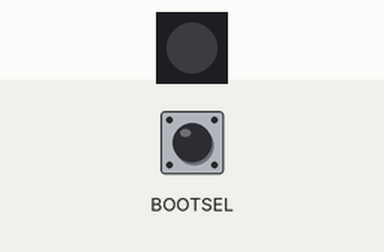
A sketch run on a simulated Raspberry Pi Pico. Parts: 1 RGB LEDs in strip order, left to right. The inputs (shaded band) are chosen by the test bench; at power-on: BOOTSEL HIGH. Dim RGB values are drawn brighter than linear; EEPROM starts erased; USB keyboard and mouse output is not drawn; what the sketch prints to the serial monitor is not drawn.

Above: at 1.2 s.
1.3 s: BOOTSEL pulled LOW for 0.15 s
At 1.6 s:
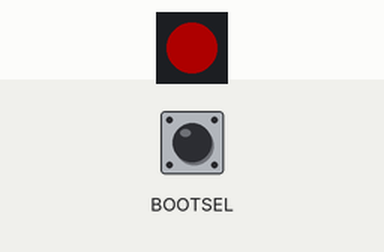
3.2 s: BOOTSEL pulled LOW for 3.2 s
At 4.36 s:
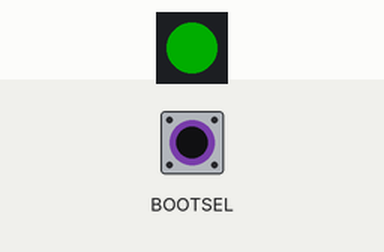
Timing chart, 0 to 6.2 s (numbered marks = the images above; inputs shaded):
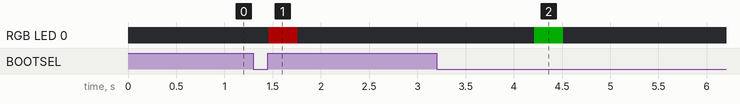

Measured:
- after the input at 1.3 s, RGB LED 0: off → RGB(50, 0, 0) after 0.16 s, → off 0.30 s later
- after the input at 3.2 s, RGB LED 0: off → RGB(0, 50, 0) after 1.0 s, → off 0.30 s later

The sketch:

litekey_v1.ino
```cpp
/*
 * RP2040 Zero Dual-Mode Password Keyboard
 * - Short press BOOT: outputs shortOutput (configurable, defaults to Enter key)
 * - Long press BOOT: outputs longOutput (configurable, defaults to "DefaultPass")
 * - Optionally appends Enter after output (controlled by EEPROM flag, default on)
 * - Serial commands:
 *     SETLONG:content   -> set long-press output (persistent)
 *     SETSHORT:content  -> set short-press output (persistent)
 *     SETENTER:1 or 0   -> set auto-append-enter (persistent, 1=on 0=off)
 *     Send empty (e.g. SETSHORT:) to clear; short press reverts to Enter
 * - All settings saved to Flash (EEPROM)
 */

// RGB LED is on by default — set USE_LED 0 to disable
#define USE_LED           1

#include <Keyboard.h>
#include <EEPROM.h>
#if USE_LED
#include <Adafruit_NeoPixel.h>
#endif

// ==================== Constants ====================
// Note: The BOOT button (BOOTSEL) is connected to the QSPI Flash chip-select
// line, not a regular GPIO. It cannot be read with digitalRead(). The
// Philhower core provides a global BOOTSEL object (not a function, no
// parentheses). It reads true when held; use if (BOOTSEL). No pinMode() needed.
#define EEPROM_SIZE      512
#define FW_VER           0x01

#define ADDR_FW_VER      0     // 1 byte: firmware version marker
#define LONG_ADDR        1     // EEPROM address for long-press string
#define SHORT_ADDR       129   // EEPROM address for short-press string
#define ENTER_FLAG_ADDR  257   // EEPROM address for auto-enter flag (1 byte: 1=on, 0=off)
#define MAX_STR_LEN      128   // Max string length in bytes

#define SHORT_PRESS_MS 50
#define LONG_PRESS_MS  1000
#define SERIAL_TIMEOUT 1500 // Continue even if serial is not ready.

// RGB LED (RP2040 Zero NeoPixel on pin 16) — set USE_LED 0 to disable
#if USE_LED
#define LED_PIN           16
#define NUM_LEDS          1
#endif

// ==================== Defaults ====================
const String DEFAULT_LONG  = "DefaultPass";  // Default long-press password
const String DEFAULT_SHORT = "";             // Default short-press (empty = Enter key)
const bool   DEFAULT_APPEND_ENTER = true;    // Default: append Enter after output

// ==================== Globals ====================
String longOutput;   // String output on long press
String shortOutput;  // String output on short press
bool   appendEnter;  // Whether to append Enter after output (persisted to EEPROM)

bool useSerial;

#if USE_LED
Adafruit_NeoPixel strip(NUM_LEDS, LED_PIN, NEO_GRB + NEO_KHZ800);
#endif

// ==================== EEPROM Helpers ====================

// If the firmware version marker does not match FW_VER, reset EEPROM to defaults.
void initEEPROM() {
  if (EEPROM.read(ADDR_FW_VER) == FW_VER) return;

  // Clear long-press area
  for (int i = 0; i < MAX_STR_LEN; i++) EEPROM.write(LONG_ADDR + i, 0);
  // Clear short-press area
  for (int i = 0; i < MAX_STR_LEN; i++) EEPROM.write(SHORT_ADDR + i, 0);
  // Reset auto-enter flag to default
  EEPROM.write(ENTER_FLAG_ADDR, DEFAULT_APPEND_ENTER ? 1 : 0);
  // Write version marker
  EEPROM.write(ADDR_FW_VER, FW_VER);
  EEPROM.commit();
}

// Read a string from EEPROM at given address (max maxLen bytes)
String readStringFromEEPROM(int addr, int maxLen) {
  String str = "";
  for (int i = 0; i < maxLen; i++) {
    char c = EEPROM.read(addr + i);
    if (c == '\0') break;
    str += c;
  }
  return str;
}

// Write a string to EEPROM at given address (clears area first)
void writeStringToEEPROM(int addr, int maxLen, String str) {
  // Clear the area first
  for (int i = 0; i < maxLen; i++) {
    EEPROM.write(addr + i, 0);
  }
  // Write new string (truncate if too long)
  int len = str.length();
  if (len > maxLen - 1) len = maxLen - 1;
  for (int i = 0; i < len; i++) {
    EEPROM.write(addr + i, str[i]);
  }
  EEPROM.commit();
}

// Write the auto-enter flag (1 byte) and persist
void writeEnterFlagToEEPROM(bool val) {
  EEPROM.write(ENTER_FLAG_ADDR, val ? 1 : 0);
  EEPROM.commit();
}

#if USE_LED
// Flash the NeoPixel twice in the given colour (100 ms on / 100 ms off)
void flashLED(uint8_t r, uint8_t g, uint8_t b) {
  for (int i = 0; i < 2; i++) {
    strip.setPixelColor(0, strip.Color(r, g, b));
    strip.show();
    delay(100);
    strip.setPixelColor(0, 0, 0, 0);
    strip.show();
    delay(100);
  }
}
#endif

// ==================== setup ====================
void setup() {
  // BOOTSEL is read via the global object, no pinMode() needed
#if USE_LED
  strip.begin();
  strip.setBrightness(50);
  strip.show();
#endif

  Keyboard.begin();
  EEPROM.begin(EEPROM_SIZE);

  // Reset EEPROM to defaults if firmware version mismatch
  initEEPROM();

  // Read long-press setting; fall back to default if empty
  longOutput = readStringFromEEPROM(LONG_ADDR, MAX_STR_LEN);
  if (longOutput.length() == 0) {
    longOutput = DEFAULT_LONG;
  }

  // Read short-press setting; fall back to default (empty string)
  shortOutput = readStringFromEEPROM(SHORT_ADDR, MAX_STR_LEN);
  // Empty shortOutput means send Enter key

  // Read auto-enter flag; invalid values (e.g. 0xFF on fresh Flash) fall back
  uint8_t enterFlag = EEPROM.read(ENTER_FLAG_ADDR);
  if (enterFlag == 0)      appendEnter = false;
  else if (enterFlag == 1) appendEnter = true;
  else                     appendEnter = DEFAULT_APPEND_ENTER;

  Serial.begin(115200);
  useSerial=true;
  unsigned long serialTimeout = millis() + SERIAL_TIMEOUT;
  while (!Serial && millis() < serialTimeout) { delay(10); }

  if (Serial){
    Serial.println("=== LiteKey V1 ===");
    Serial.print("Long press output: ");
    Serial.println(longOutput);
    Serial.print("Short press output: ");
    if (shortOutput.length() == 0) {
      Serial.println("<ENTER> (default)");
    } else {
      Serial.println(shortOutput);
    }
    Serial.print("Auto append Enter: ");
    Serial.println(appendEnter ? "ON (1)" : "OFF (0)");
    Serial.println("Commands:");
    Serial.println("  SETLONG:content  -> set long-press output");
    Serial.println("  SETSHORT:content -> set short-press output");
    Serial.println("  SETENTER:1 or 0  -> set auto-append-enter (1=on, 0=off)");
    Serial.println("  (send empty to clear, e.g. SETSHORT:)");
  } else{
    Serial.end();
    useSerial=false;
  }
}

// ==================== loop ====================
void loop() {
  // ---------- Serial command handling ----------
  if (useSerial && Serial.available()) {
    String cmd = Serial.readStringUntil('\n');
    cmd.trim();

    if (cmd.startsWith("SETLONG:")) {
      String newVal = cmd.substring(8);
      newVal.trim();
      writeStringToEEPROM(LONG_ADDR, MAX_STR_LEN, newVal);
      longOutput = (newVal.length() == 0) ? DEFAULT_LONG : newVal;
      Serial.print("Long output updated to: ");
      Serial.println(longOutput);
    }
    else if (cmd.startsWith("SETSHORT:")) {
      String newVal = cmd.substring(9);
      newVal.trim();
      writeStringToEEPROM(SHORT_ADDR, MAX_STR_LEN, newVal);
      shortOutput = newVal; // empty is valid (sends Enter key only)
      Serial.print("Short output updated to: ");
      if (shortOutput.length() == 0) {
        Serial.println("<ENTER>");
      } else {
        Serial.println(shortOutput);
      }
    }
    else if (cmd.startsWith("SETENTER:")) {
      String newVal = cmd.substring(9);
      newVal.trim();
      appendEnter = (newVal == "1"); // only "1" enables, anything else disables
      writeEnterFlagToEEPROM(appendEnter);
      Serial.print("Auto append Enter updated to: ");
      Serial.println(appendEnter ? "ON (1)" : "OFF (0)");
    }
    else {
      Serial.println("Unknown command. Use SETLONG:, SETSHORT: or SETENTER:");
    }
  }

  // ---------- Button detection ----------
  // BOOTSEL returns true when held (inverted logic vs. normal pull-up button)
  if (BOOTSEL) {
    unsigned long pressStart = millis();

    while (BOOTSEL) {
      if (millis() - pressStart > LONG_PRESS_MS) {
        // ---------- Long press ----------
#if USE_LED
        flashLED(0, 255, 0);  // green flash
#endif
        Keyboard.print(longOutput);
        if (appendEnter) Keyboard.write(KEY_RETURN);
        // Wait for release
        while (BOOTSEL) delay(10);
        return;
      }
      delay(10);
    }

    // If button was released before the long-press threshold, it's a short press
    unsigned long pressDuration = millis() - pressStart;
    if (pressDuration >= SHORT_PRESS_MS) {
      // ---------- Short press ----------
#if USE_LED
      flashLED(255, 0, 0);  // red flash
#endif
      if (shortOutput.length() == 0) {
        // Empty string -> send Enter key only (no need to append another)
        Keyboard.write(KEY_RETURN);
      } else {
        Keyboard.print(shortOutput);
        if (appendEnter) Keyboard.write(KEY_RETURN);
      }
    }
  }

  delay(10);
}
```
